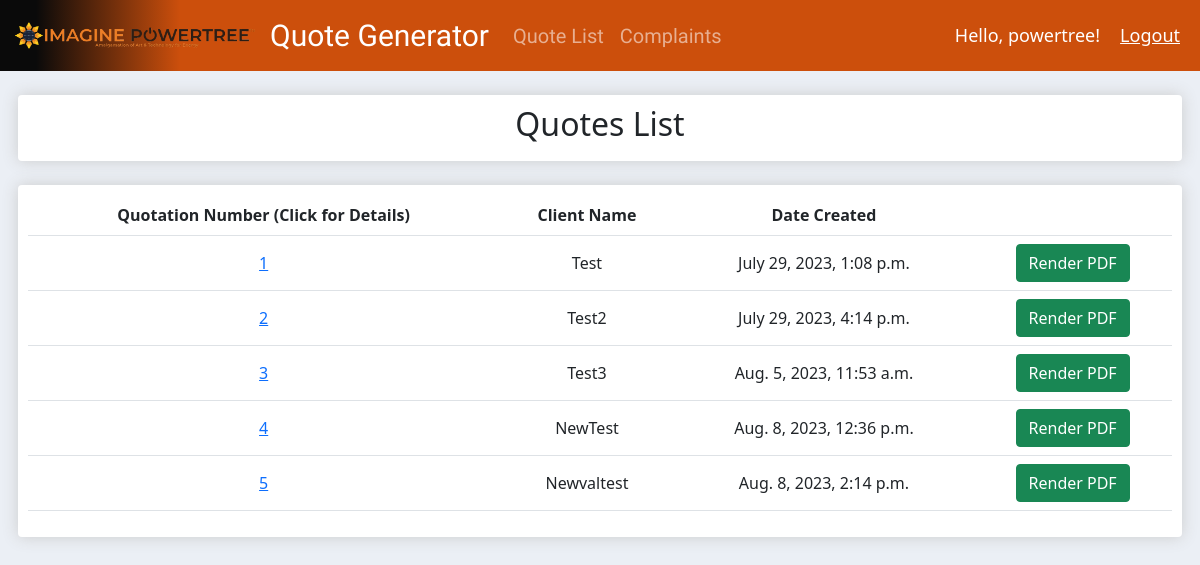
/quotelist/ (signed in), run on an earlier commit of the app's database.
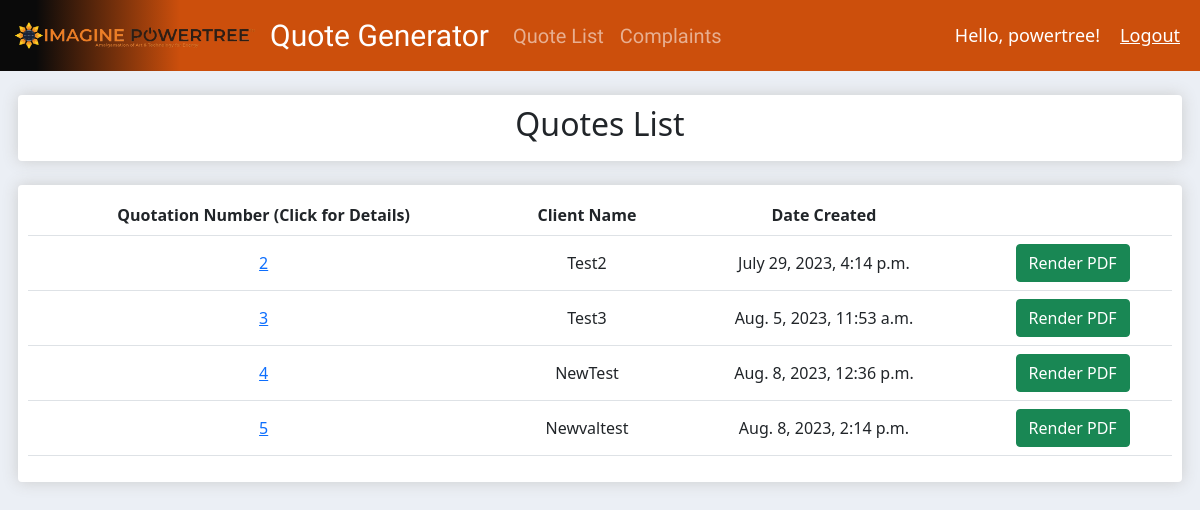
And on a later commit of the database.
### quoteform/models.py (models this page shows, shortened)
class QuoteDetails(models.Model):
    TREESYSTEMS = (
        ('Solar Rooftop System', 'Solar Rooftop System'),
        ('Solar Gazebo System', 'Solar Gazebo System'),
        ('Solar Hybrid System', 'Solar Hybrid System'),
    )
    MODULES = (
        ('Mono Bifacial - 535/540/545W', 'Mono Bifacial - 535/540/545W'),
        ('Mono Perc - 535/540/545W', 'Mono Perc - 535/540/545W'),
        ('Poly Crystalline - 330/335/340W', 'Poly Crystalline - 330/335/340W'),
    )
    PANELS = (
        ('Rayzon', 'Rayzon'),
        ('Adani', 'Adani'),
        ('Goldi', 'Goldi'),
        ('Waree', 'Waree'),
        ('Pahal', 'Pahal'),
    )
    INVERTERS = (
        ('KSolare', 'KSolare'),
        ('Solaryaan', 'Solaryaan'),
        ('Solis', 'Solis'),
        ('Polycab', 'Polycab'),
        ('Sofar', 'Sofar'),
        ('Sungrow', 'Sungrow'),
        ('GrowWATT', 'GrowWATT'),
    )
    name = models.CharField(max_length = 500, null = True)
    whatsapp = models.CharField(max_length = 15, null = True)
    location = models.CharField(max_length = 100, null = True)
    email = models.CharField(max_length = 100, null = True, blank = True)
    treesystem = models.TextField(max_length = 50, choices = TREESYSTEMS, default = 'Choose Tree System...')
    capacity = models.FloatField(null = True)
    module = models.TextField(max_length = 50, choices = MODULES, default = 'Choose Module...')
    panel = MultiSelectField(choices = PANELS, max_choices = 4, max_length = 100)
    inverter = MultiSelectField(choices = INVERTERS, max_choices = 7, max_length = 100)
    price = models.FloatField(null = True)
    discount = models.IntegerField(default = 0, null = True, blank = True)
    additional = models.FloatField(default = 0, null = True, blank = True)
    revision = models.FloatField(null = True)
    created_date = models.DateTimeField(default = timezone.now, null = True)
    revision_date = models.DateTimeField(auto_now_add = True, null = True)

### quoteform/views.py (the view)
# urls.py: path('quotelist/', views.quoteList, name = "quotelist"),
@login_required(login_url = 'login')
def quoteList(request):
    quotes = QuoteDetails.objects.all().order_by('created_date')
    context = {'quotes': quotes}
    return render(request, 'quoteform/quotelist.html', context)

### quoteform/templates/quoteform/quotelist.html
{% extends 'quoteform/base.html' %}
{% block content %}
{% load static %}
{% include 'quoteform/navbar.html' %}
<br>
<div class="row" style="margin-left: 0.5%; margin-right: 0.5%;">
    <div class="col-lg-12">
        <div class="box-element">
            <h2 style="text-align: center;">Quotes List</h2>
        </div>
        <br>
        <div class="box-element" style="text-align: center;">
            <table class="table align-middle">
                <tbody>
                    <tr>
                        <th>Quotation Number (Click for Details)</th>
                        <th>Client Name</th>
                        <th>Date Created</th>
                        <th></th>
                    </tr>
                    {% for quote in quotes %}
                    <tr>
                        <td><a href="{% url 'quotedetail' pk=quote.pk %}">{{quote.id}}</a></td>
                        <td>{{quote.name}}</td>
                        <td>{{quote.created_date}}</td>
                        <td><a style="text-decoration: none; color: white;" href="{% url 'renderpdf' pk=quote.pk %}"><button class="btn btn-success">Render PDF</button></a></td>
                    </tr>
                    {% endfor %}
                </tbody>
            </table>
        </div>
    </div>
</div>
{% endblock %}

What changed in the data, as far as the page shows it:
removed QuoteDetails: id "1", name "Test", created_date "July 29, 2023, 1:08 p.m."
